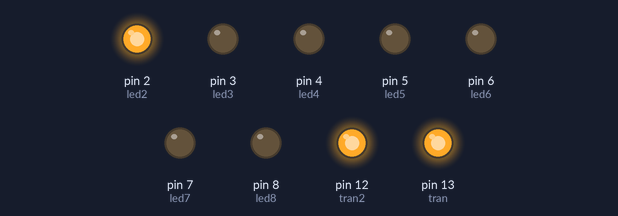
Recording of a sketch running on a simulated Arduino Uno, built with avr-gcc and run on an emulated ATmega328P. On the bench: output pins drawn as LEDs (lit = HIGH).

Above: at 0.5 s.
At 1.5 s:
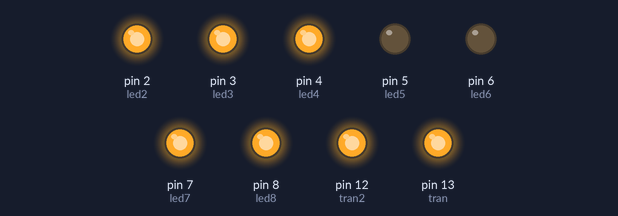
At 2.5 s:
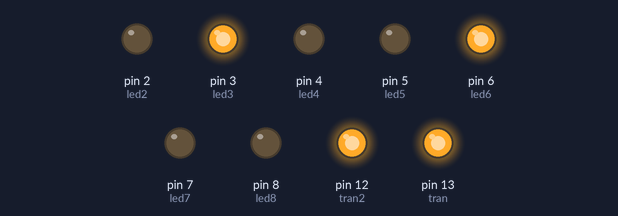
At 4.5 s:
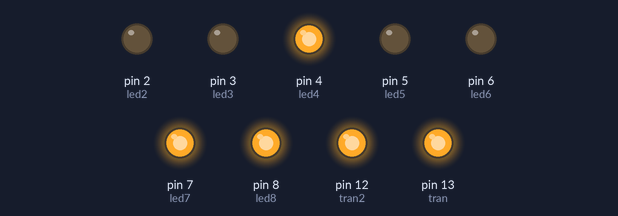
At 6.5 s:
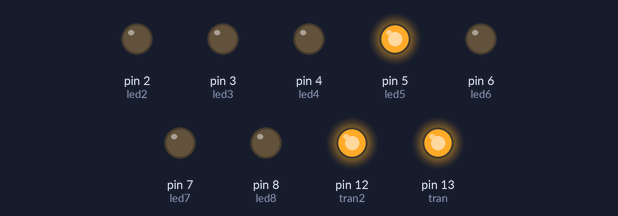
At 9.5 s:
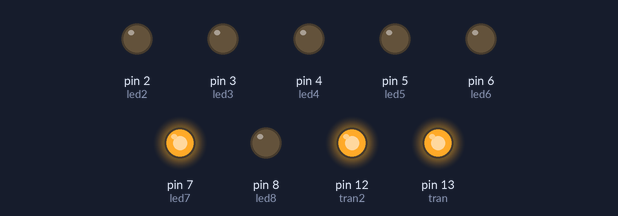
Timing chart, 0 to 11.5 s (numbered marks = the images above):
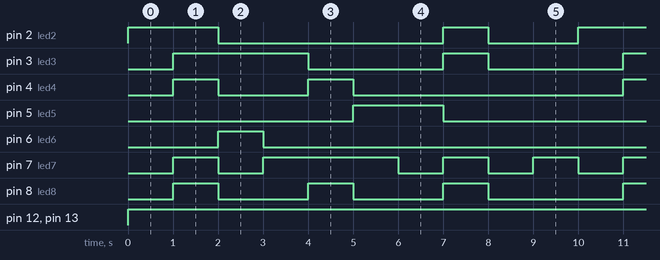

The sketch:

sketch_apr27a.ino
```cpp
//#Przesyłam listę zakupów.  Znajduje się na niej wyświetlacz 7seg (dwa już połączone). Niestety moje się nie nadają bo jak się okazało dzisiaj w Robotroniku (czyt. Złombotronik) sprzedano mi jeden uszkodzony fabrycznie ;)
int tran = 13;
int tran2 = 12;
int led2 = 2;
int led3 = 3;
int led4 = 4;
int led5 = 5;
int led6 = 6;
int led7 = 7;
int led8 = 8;


void setup()
{
    pinMode( tran, OUTPUT);
    pinMode( tran2, OUTPUT);
    pinMode( led3, OUTPUT);
    pinMode( led2, OUTPUT);
    pinMode( led4, OUTPUT);
    pinMode( led5, OUTPUT);
    pinMode( led6, OUTPUT);
    pinMode( led7, OUTPUT);
    pinMode( led8, OUTPUT);

    //digitalWrite(led3, HIGH);
}

void loop()
{
 // digitalWrite(led, LOW);
 // muli();
  digitalWrite(tran, HIGH);
  digitalWrite(tran2, HIGH);
  lefSeg();


}

void muli()
{
  digitalWrite(tran, HIGH);
  delay(1);
  digitalWrite(tran, LOW);
  delay(1);

}

void lefSeg()
{
  zgasWszystkie();
   lightZero();
   delay(1000);

   zgasWszystkie();
   lightOne();
   delay(1000);

   zgasWszystkie();
   lightTwo();
   delay(1000);

   zgasWszystkie();
   lightThree();
   delay(1000);

   zgasWszystkie();
   lightFour();
   delay(1000);

   zgasWszystkie();
   lightFive();
   delay(1000);

   zgasWszystkie();
   lightSix();
   delay(1000);

   zgasWszystkie();
   lightSeven();
   delay(1000);

    zgasWszystkie();
   lightEight();
   delay(1000);

    zgasWszystkie();
   lightNine();
   delay(1000);
}

void zgasWszystkie()
{
    digitalWrite(led2, HIGH);
    digitalWrite(led3, HIGH);
    digitalWrite(led4, HIGH);
    digitalWrite(led5, HIGH);
    digitalWrite(led6, HIGH);
    digitalWrite(led7, HIGH);
    digitalWrite(led8, HIGH);
}

void lightZero()
{
  digitalWrite(led3, LOW);
  digitalWrite(led4, LOW);
  digitalWrite(led5, LOW);
  digitalWrite(led6, LOW);
  digitalWrite(led8, LOW);
  digitalWrite(led7, LOW);
}

void lightOne()
{
   digitalWrite(led5, LOW);
  digitalWrite(led6, LOW);
}

void lightTwo()
{
   digitalWrite(led4, LOW);
  digitalWrite(led5, LOW);
  digitalWrite(led2, LOW);
  digitalWrite(led7, LOW);
  digitalWrite(led8, LOW);
}

void lightThree()
{
  digitalWrite(led4, LOW);
  digitalWrite(led5, LOW);
  digitalWrite(led2, LOW);
  digitalWrite(led6, LOW);
  digitalWrite(led8, LOW);
}

void lightFour()
{
  digitalWrite(led3, LOW);
  digitalWrite(led2, LOW);
  digitalWrite(led5, LOW);
  digitalWrite(led6, LOW);
}

void lightFive()
{
  digitalWrite(led3, LOW);
  digitalWrite(led2, LOW);
  digitalWrite(led4, LOW);
  digitalWrite(led6, LOW);
  digitalWrite(led8, LOW);
}

void lightSix()
{
  digitalWrite(led3, LOW);
  digitalWrite(led2, LOW);
  digitalWrite(led4, LOW);
  digitalWrite(led6, LOW);
  digitalWrite(led8, LOW);
  digitalWrite(led7, LOW);
}
void lightSeven()
{
  digitalWrite(led4, LOW);
  digitalWrite(led6, LOW);
  digitalWrite(led5, LOW);
}

void lightEight()
{
  digitalWrite(led2, LOW);
  digitalWrite(led3, LOW);
  digitalWrite(led4, LOW);
  digitalWrite(led5, LOW);
  digitalWrite(led6, LOW);
  digitalWrite(led8, LOW);
  digitalWrite(led7, LOW);
}

void lightNine()
{
  digitalWrite(led2, LOW);
  digitalWrite(led3, LOW);
  digitalWrite(led4, LOW);
  digitalWrite(led5, LOW);
  digitalWrite(led6, LOW);
  digitalWrite(led8, LOW);
}
```

Measured:
- by itself, pin 2 (led2): repeats every 10.0 s: LOW 5.0 s, HIGH 1.0 s, LOW 2.0 s, HIGH 2.0 s
- by itself, pin 3 (led3): repeats every 10.0 s: LOW 3.0 s, HIGH 1.0 s, LOW 3.0 s, HIGH 3.0 s
- by itself, pin 4 (led4): repeats every 10.0 s: LOW 2.0 s, HIGH 1.0 s, LOW 6.0 s, HIGH 1.0 s
- by itself, pin 5 (led5): alternates HIGH for 2.0 s and LOW for 8.0 s
- by itself, pin 6 (led6): alternates HIGH for 1.0 s and LOW for 9.0 s
- by itself, pin 7 (led7): repeats every 10.0 s: LOW 1.0 s, HIGH 3.0 s, 3 × (LOW 1.0 s, HIGH 1.0 s)
- by itself, pin 8 (led8): repeats every 10.0 s: 2 × (LOW 2.0 s, HIGH 1.0 s), LOW 3.0 s, HIGH 1.0 s
- by itself, pin 12 (tran2), pin 13 (tran): LOW → HIGH at 0.00 s
